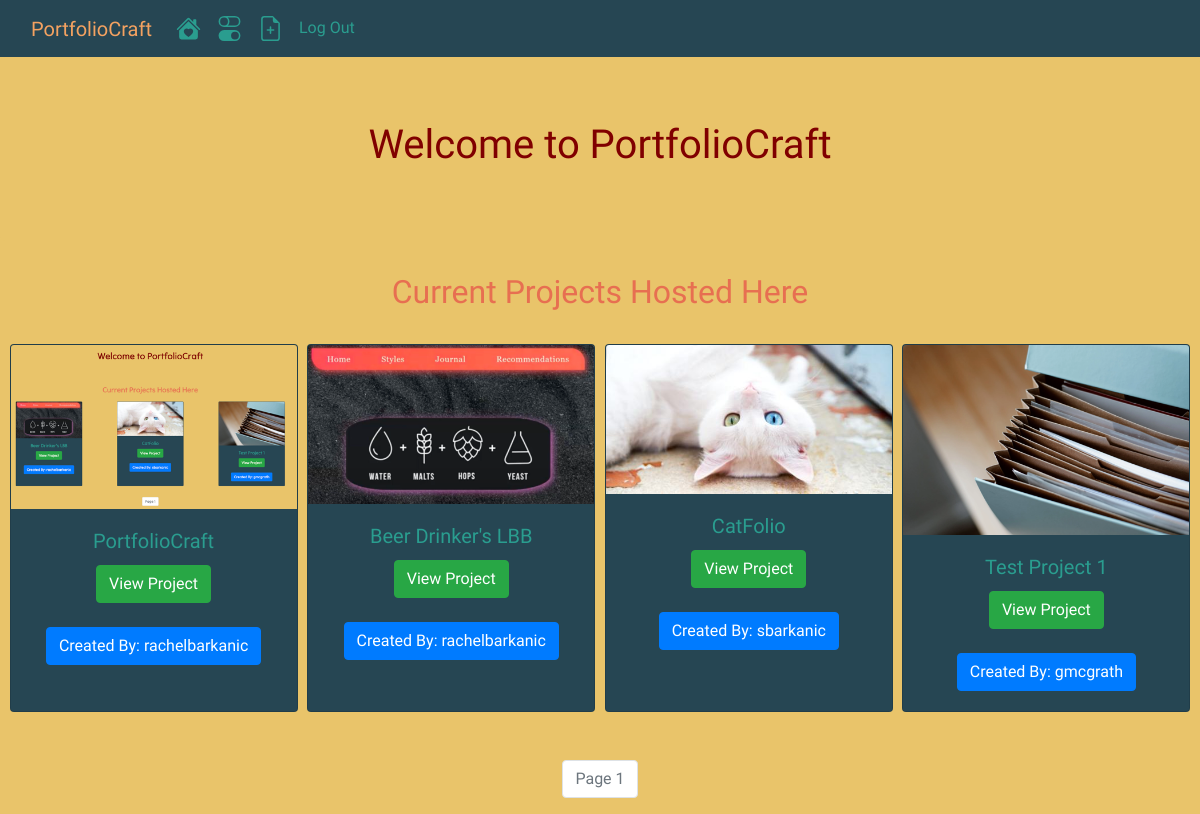
Page / (signed in) on the committed database.
### portfoliocraft/models.py (models this page shows, shortened)
class Project(db.Model):
    __tablename__ = 'projects'
    id = db.Column(db.Integer, autoincrement = True, primary_key = True)
    user_id = db.Column(db.Integer, db.ForeignKey('users.id'), nullable = False)
    date = db.Column(db.DateTime, nullable = False, default = datetime.utcnow)
    title = db.Column(db.String(255), nullable = False)
    description = db.Column(db.Text(255), nullable = False)
    screenshot = db.Column(db.String(255), nullable = False, default = 'default_screenshot.png')
    demo_link = db.Column(db.String(255), nullable = False)
    github_link = db.Column(db.String(255), nullable = False)

class User(db.Model, UserMixin):
    __tablename__ = 'users'
    id = db.Column(db.Integer, autoincrement = True, primary_key = True)
    profile_image = db.Column(db.String(255), nullable = False, default = 'default_profile.png')
    resume = db.Column(db.String(255), nullable = False, default = 'default_resume.png')
    first_name = db.Column(db.String(255), nullable = False, index=True)
    last_name = db.Column(db.String(255), nullable = False, index=True)
    username = db.Column(db.String(255), unique = True, nullable = False, index=True)
    email = db.Column(db.String(255), unique = True, nullable = False, index=True)
    password_hash = db.Column(db.String(255), nullable = False)
    projects = db.relationship('Project', backref = 'author', lazy = True)

### portfoliocraft/core/views.py (the view)
@core.route('/')
def index():
    page = request.args.get('page', 1 , type=int)
    projects = Project.query.order_by(Project.date.desc()).paginate(page = page, per_page = 4)
    return render_template('index.html', projects = projects)

### portfoliocraft/models.py (called while the page is built)
@login_manager.user_loader
def load_user(user_id):
    return User.query.get(user_id)

### portfoliocraft/templates/index.html
{% extends 'base.html' %}
{% block body %}
<div align="center" class="jumbotron">
    <h1>Welcome to PortfolioCraft</h1>
</div>
<div align="center"><h2>Current Projects Hosted Here</h2></div>
<br>
<div class="flex-container index" align="center">
    {% for project in projects.items %}
    <div class="card text-center" style="width: 18rem; background-color: #264653;">
        <img class="card-img-top" src="{{url_for('static', filename = 'screenshots/' +project.screenshot)}}" alt="project_image">
        <div class="card-body">
          <h5 class="card-title">{{project.title}}</h5>
          <a href=" {{url_for('projects.project', project_id = project.id)}}" class="btn btn-success">View Project</a>
          <br><br>
          <a href=" {{url_for('users.user_projects', username = project.author.username)}}" class="btn btn-primary">Created By: {{ project.author.username }}</a>
        </div>
      </div>
    {% endfor %}
</div>
<br><br>
<nav aria-label="Page Navigation">
    <ul class="pagination justify-content-center">
        {% for page_num in projects.iter_pages(left_edge=1, right_edge=1, left_current=1, right_current=1) %}
        {% if projects.page == page_num %}
        <li class="page-item disabled">
            <a class="page-link" href="{{url_for('core.index', page = page_num)}}">Page {{ page_num }}</a>
        </li>
        {% else %}
        <li class="page-item">
            <a class="page-link" href="{{url_for('core.index', page = page_num)}}">{{ page_num }}</a>
        </li>
        {% endif %}
        {% endfor %}
    </ul>
</nav>
{% endblock %}

### portfoliocraft/static/styles.css (style rules this page uses)
body { font-family: 'Tilt Neon', cursive; background-color: #e9c46a; color: #2a9d8f; }
.jumbotron { background-color: #e9c46a; }
.flex-container { display: flex; justify-content: space-evenly; }
h1 { color: maroon; }
h2 { color:#e76f51 }
.index { justify-content: space-evenly; }

### rows in the picture
Project: screenshot (picture), title "PortfolioCraft", author.username "rachelbarkanic"
Project: screenshot (picture), title "Beer Drinker's LBB", author.username "rachelbarkanic"
Project: screenshot (picture), title "CatFolio", author.username "sbarkanic"
Project: screenshot (picture), title "Test Project 1", author.username "gmcgrath"

### other values in the picture
{{ page_num }} "1"
